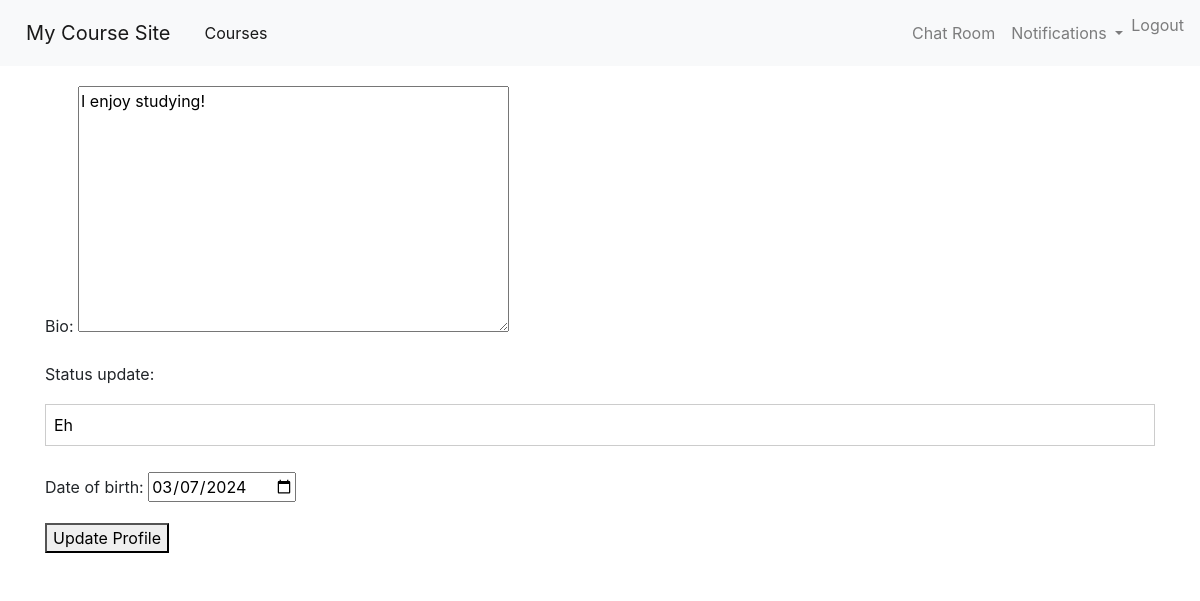
Page /accounts/edit_profile/ (signed in) on the earlier database version.
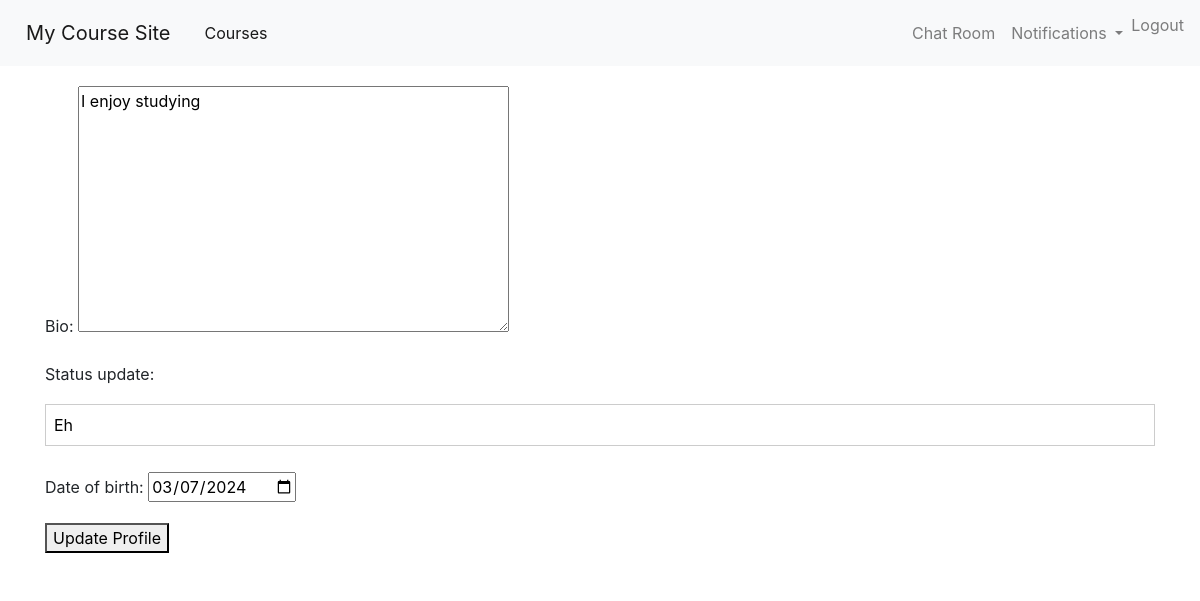
Same page on the later database version.
### users/models.py (models this page shows, shortened)
class Profile(models.Model):
    user = models.OneToOneField(settings.AUTH_USER_MODEL, on_delete=models.CASCADE, related_name='profile')
    bio = models.TextField(max_length=500, blank=True)
    status_update = models.CharField(max_length=255, blank=True)
    date_of_birth = models.DateField(null=True, blank=True)

### users/views.py (the view)
# urls.py: path('edit_profile/', views.edit_profile, name='edit_profile'),
@login_required
def edit_profile(request):
    profile, created = Profile.objects.get_or_create(user=request.user)
    if request.method == 'POST':
        form = ProfileForm(request.POST, instance=profile)
        if form.is_valid():
            form.save()
            return redirect('home')
    else:
        form = ProfileForm(instance=profile)
    return render(request, 'users/edit_profile.html', {'form': form})

### users/forms.py
class ProfileForm(forms.ModelForm):
    class Meta:
        model = Profile
        fields = ['bio', 'status_update', 'date_of_birth']
        widgets = {
            'date_of_birth': forms.DateInput(attrs={'type': 'date'})
        }

### Notifications/context_processors.py (called while the page is built)
def notifications(request):
    if request.user.is_authenticated:
        return {
            'notifications': Notification.objects.filter(recipient=request.user, is_read=False)
        }
    else:
        return {}

### users/templates/users/edit_profile.html (shortened to what this page needs)
{% extends 'base.html' %}
{% block content %}
<form method="post">
    {{ form.as_p }}
    <button type="submit">Update Profile</button>
</form>
{% endblock %}

Differences in the rows shown:
changed Profile "Eh": bio "I enjoy studying!" → "I enjoy studying"
